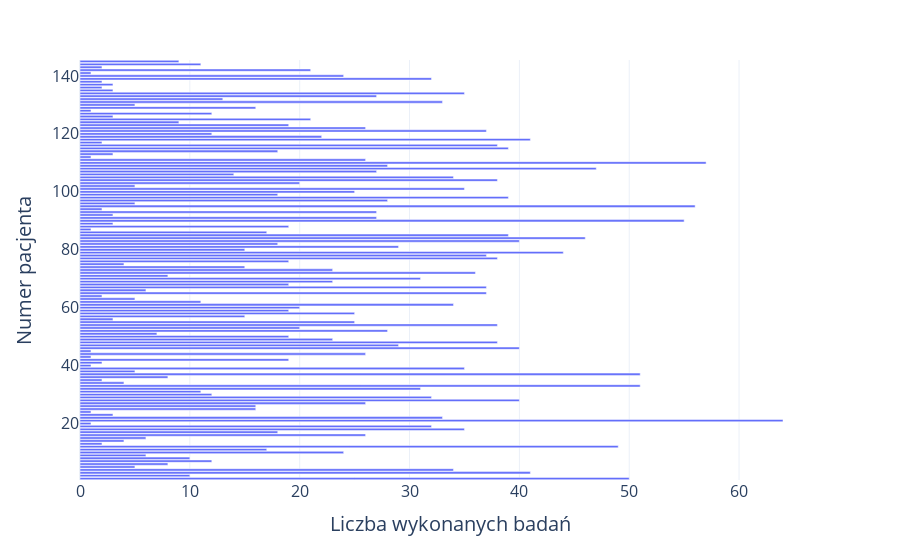

Here is the notebook cell this chart was saved with:
### Code cell
max_badanie_nr = df0.groupby('PACJENT_NR')['BADANIE_NR'].max().reset_index()
fig=px.bar(max_badanie_nr, x='BADANIE_NR', y="PACJENT_NR", orientation='h')
# Dodajemy etykiety i tytuł
fig.update_layout(
    xaxis=dict(
        title='Liczba wykonanych badań',
        tickfont=dict(size=16),
        title_font=dict(size=20),
    ),
    yaxis=dict(
        title='Numer pacjenta',
        tickfont=dict(size=16),
        title_font=dict(size=20)
    )
)
fig.update_layout(template="plotly_white")

# Wyświetlamy wykres
fig.show()
fig.write_image("images1/liczba_pomiarow.png", width=1000, height=600, scale=4, format="png")

### Figure 1 — Plotly figure (JSON) as saved in the notebook; plotly's stock layout.template omitted (floating-point values rounded to 4 significant figures; data arrays with more than 128 entries replaced by an {"elided": "..."} marker saying what was removed)
{"data": [{"alignmentgroup": "True", "hovertemplate": "BADANIE_NR=%{x}<br>PACJENT_NR=%{y}<extra></extra>", "legendgroup": "", "marker": {"color": "#636efa", "pattern": {"shape": ""}}, "name": "", "offsetgroup": "", "orientation": "h", "showlegend": false, "textposition": "auto", "type": "bar", "x": {"elided": "145 int values"}, "xaxis": "x", "y": {"elided": "145 int values"}, "yaxis": "y"}], "layout": {"barmode": "relative", "legend": {"tracegroupgap": 0}, "margin": {"t": 60}, "xaxis": {"anchor": "y", "domain": [0, 1], "tickfont": {"size": 16}, "title": {"font": {"size": 20}, "text": "Liczba wykonanych badań"}}, "yaxis": {"anchor": "x", "domain": [0, 1], "tickfont": {"size": 16}, "title": {"font": {"size": 20}, "text": "Numer pacjenta"}}}}
